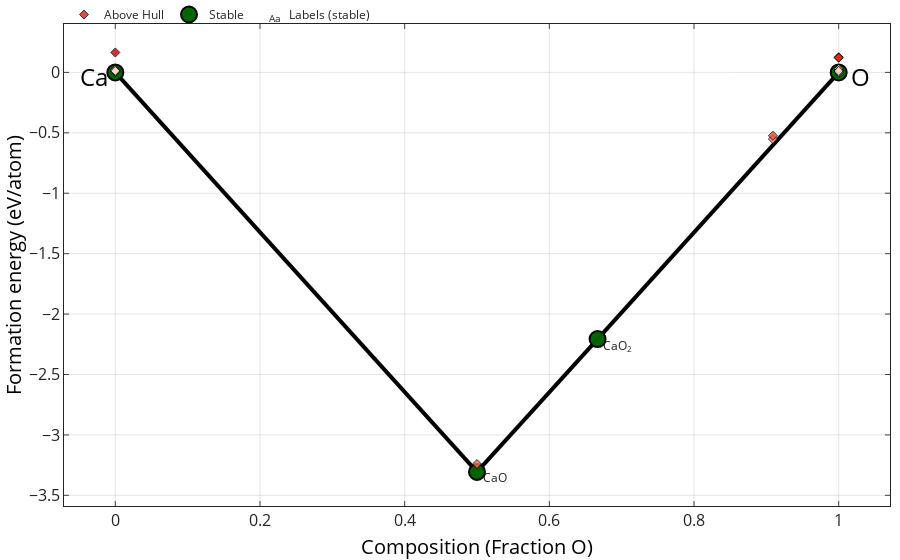

The cell this chart's notebook holds for it:
### Markdown cell above
#### Note: Actually correct answer is 49 entries overall (20 if we take set from the list) and 15 contain both elements (8 if we take set from the list). There are also compounds with the same composition, but different formulas, which LLM sould not be able to deal with without special tools.

### Code cell
lst=list(agent_executor.stream({"input": "Can you plot a phase diagram for chemical system ['Ca','O']?"}))

### Figure 1 — Plotly figure (JSON) as saved in the notebook; plotly's stock layout.template omitted (floating-point values rounded to 4 significant figures)
{"data": [{"hoverinfo": "none", "line": {"color": "black", "width": 4}, "mode": "lines", "showlegend": false, "type": "scatter", "x": [0.5, 0.6667, null, 0.6667, 1, null, 0.5, 0, null], "y": [-3.306, -2.207, null, -2.207, 0, null, -3.306, 0, null]}, {"hoverinfo": "skip", "mode": "text", "name": "Labels (stable)", "opacity": 1, "showlegend": true, "text": ["CaO", "CaO<sub>2</sub>"], "textposition": ["bottom right", "bottom right"], "type": "scatter", "visible": true, "x": [0.508, 0.6747], "y": [-3.319, -2.22]}, {"error_y": {"array": [0, 0, 0, 0], "color": "gray", "thickness": 2.5, "type": "data", "width": 5}, "hoverinfo": "text", "hoverlabel": {"font": {"size": 14}}, "hovertext": ["CaO (mp-2605-GGA) <br> -3.306 eV/atom (Stable)", "CaO<sub>2</sub> (mp-634859-GGA) <br> -2.207 eV/atom (Stable)", "O<sub>2</sub> (mp-12957-GGA) <br> 0.0 eV/atom (Stable)", "Ca (mp-45-GGA) <br> 0.0 eV/atom (Stable)"], "marker": {"color": "darkgreen", "line": {"color": "black", "width": 2}, "size": 16}, "mode": "markers", "name": "Stable", "opacity": 0.99, "showlegend": true, "type": "scatter", "x": [0.5, 0.6667, 1, 0], "y": [-3.306, -2.207, 0, 0]}, {"hoverinfo": "text", "hoverlabel": {"font": {"size": 14}}, "hovertext": ["O<sub>2</sub> (mp-1066100-GGA) <br> 0.126 eV/atom (+0.126 eV/atom)", "O<sub>2</sub> (mp-723285-GGA) <br> 0.001 eV/atom (+0.001 eV/atom)", "O<sub>2</sub> (mp-1087546-GGA) <br> 0.018 eV/atom (+0.018 eV/atom)", "O<sub>2</sub> (mp-611836-GGA) <br> 0.01 eV/atom (+0.01 eV/atom)", "O<sub>2</sub> (mp-1009490-GGA) <br> 0.002 eV/atom (+0.002 eV/atom)", "O<sub>2</sub> (mp-1180036-GGA) <br> 0.03 eV/atom (+0.03 eV/atom)", "O<sub>2</sub> (mp-607540-GGA) <br> 0.121 eV/atom (+0.121 eV/atom)", "O<sub>2</sub> (mp-610917-GGA) <br> 0.012 eV/atom (+0.012 eV/atom)", "Ca (mp-1064227-GGA) <br> 0.007 eV/atom (+0.007 eV/atom)", "Ca (mp-1078638-GGA) <br> 0.019 eV/atom (+0.019 eV/atom)", "Ca (mp-166-GGA) <br> 0.021 eV/atom (+0.021 eV/atom)", "Ca (mp-132-GGA) <br> 0.006 eV/atom (+0.006 eV/atom)", "Ca (mp-1008498-GGA) <br> 0.165 eV/atom (+0.165 eV/atom)", "Ca (mp-21-GGA) <br> 0.024 eV/atom (+0.024 eV/atom)", "Ca (mp-1183484-GGA) <br> 0.006 eV/atom (+0.006 eV/atom)", "Ca (mp-1183455-GGA) <br> 0.013 eV/atom (+0.013 eV/atom)", "CaO (mp-545512-GGA) <br> -3.241 eV/atom (+0.065 eV/atom)", "CaO<sub>10</sub> (mp-1182382-GGA) <br> -0.552 eV/atom (+0.05 eV/atom)", "CaO<sub>10</sub> (mp-1182183-GGA) <br> -0.524 eV/atom (+0.078 eV/atom)"], "marker": {"color": [0.126, 0.001, 0.018, 0.01, 0.002, 0.03, 0.121, 0.012, 0.007, 0.019, 0.021, 0.006, 0.165, 0.024, 0.006, 0.013, 0.065, 0.05, 0.078], "colorscale": [[0, "#fff5e3"], [0.5, "#f24324"], [1, "#c40000"]], "line": {"color": "black", "width": 1}, "opacity": 0.8, "size": 7, "symbol": "diamond"}, "mode": "markers", "name": "Above Hull", "showlegend": true, "type": "scatter", "x": [1, 1, 1, 1, 1, 1, 1, 1, 0, 0, 0, 0, 0, 0, 0, 0, 0.5, 0.9091, 0.9091], "y": [0.1257, 0.001272, 0.01799, 0.00997, 0.001718, 0.02997, 0.1212, 0.01211, 0.007139, 0.01915, 0.02122, 0.00591, 0.1649, 0.02354, 0.0064, 0.01307, -3.241, -0.5516, -0.5243]}], "layout": {"annotations": [{"align": "center", "font": {"color": "#000000", "size": 24}, "opacity": 1, "showarrow": false, "text": "O", "x": 1.03, "xref": "x", "y": -0.03, "yref": "y"}, {"align": "center", "font": {"color": "#000000", "size": 24}, "opacity": 1, "showarrow": false, "text": "Ca", "x": -0.03, "xref": "x", "y": -0.03, "yref": "y"}], "autosize": true, "coloraxis": {"colorbar": {"x": 1, "y": 0.05, "yanchor": "top"}}, "hovermode": "closest", "legend": {"orientation": "h", "tracegroupgap": 7, "traceorder": "reversed", "x": 0, "xanchor": "left", "y": 1.05}, "margin": {"b": 10, "l": 10, "pad": 0, "r": 10, "t": 0}, "paper_bgcolor": "rgba(0, 0, 0, 0)", "plot_bgcolor": "rgba(0, 0, 0, 0)", "showlegend": true, "xaxis": {"anchor": "y", "autorange": true, "gridcolor": "rgba(0, 0, 0, 0.1)", "mirror": "ticks", "nticks": 8, "range": [-0.06773, 1.068], "showgrid": true, "showline": true, "side": "bottom", "tickfont": {"size": 16}, "ticks": "inside", "title": {"font": {"color": "#000000", "size": 20}, "text": "Composition (Fraction O)"}, "type": "linear", "zeroline": false}, "yaxis": {"anchor": "x", "autorange": true, "gridcolor": "rgba(0, 0, 0, 0.1)", "mirror": "ticks", "range": [-3.65, 0.43], "showgrid": true, "showline": true, "side": "left", "tickfont": {"size": 16}, "ticks": "inside", "title": {"font": {"color": "#000000", "size": 20}, "text": "Formation energy (eV/atom)"}, "type": "linear"}}}
